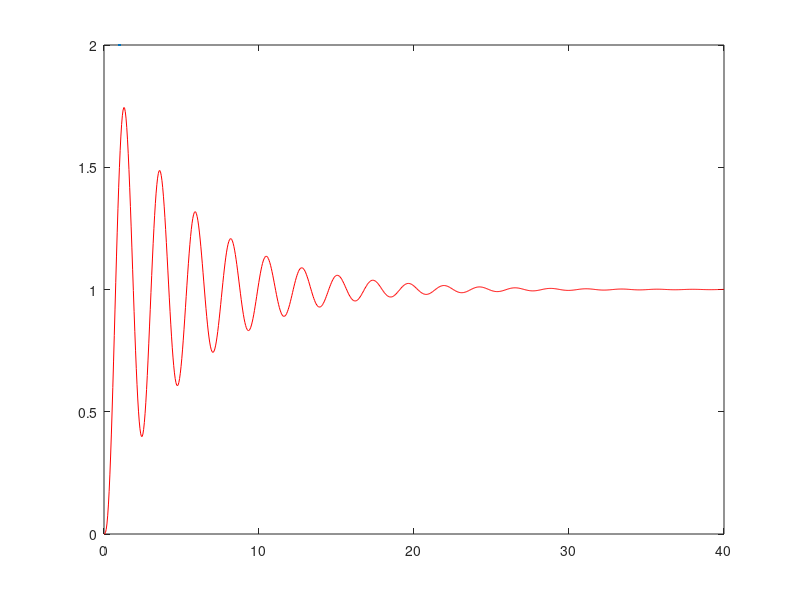

The MATLAB source for this figure: (Note: this script raises an error after producing the figure.)
clc; clear; close all;
%%
s = tf('s');
%%
G_1 = 50 / (((s) * (s+2) * (s+5)) + 50);

[y_1 , t_1] = step(G_1);

plot(t_1 , y_1 , 'r-' , LineWidth=2)
title("System Response Comparison" , FontSize = 20);
xlabel("t(s)" , FontSize = 20 , FontWeight="bold");
ylabel("y(t)" , FontSize = 20, FontWeight="bold");

hold on

%%

G_2 = 1 / (((s) * (s+2) * (s+5)) + 50);

[y_2 , t_2] = step(G_2);

plot(t_2 , y_2 , 'b-' , LineWidth=2)
xlabel("t(s)" , FontSize = 20 , FontWeight="bold");
ylabel("y(t)" , FontSize = 20, FontWeight="bold");

%%

grid on
grid minor
set(gca,'LineWidth',1) 
legend('Desired Input(R(s)'  , 'Disturbance Input(V(s)')




